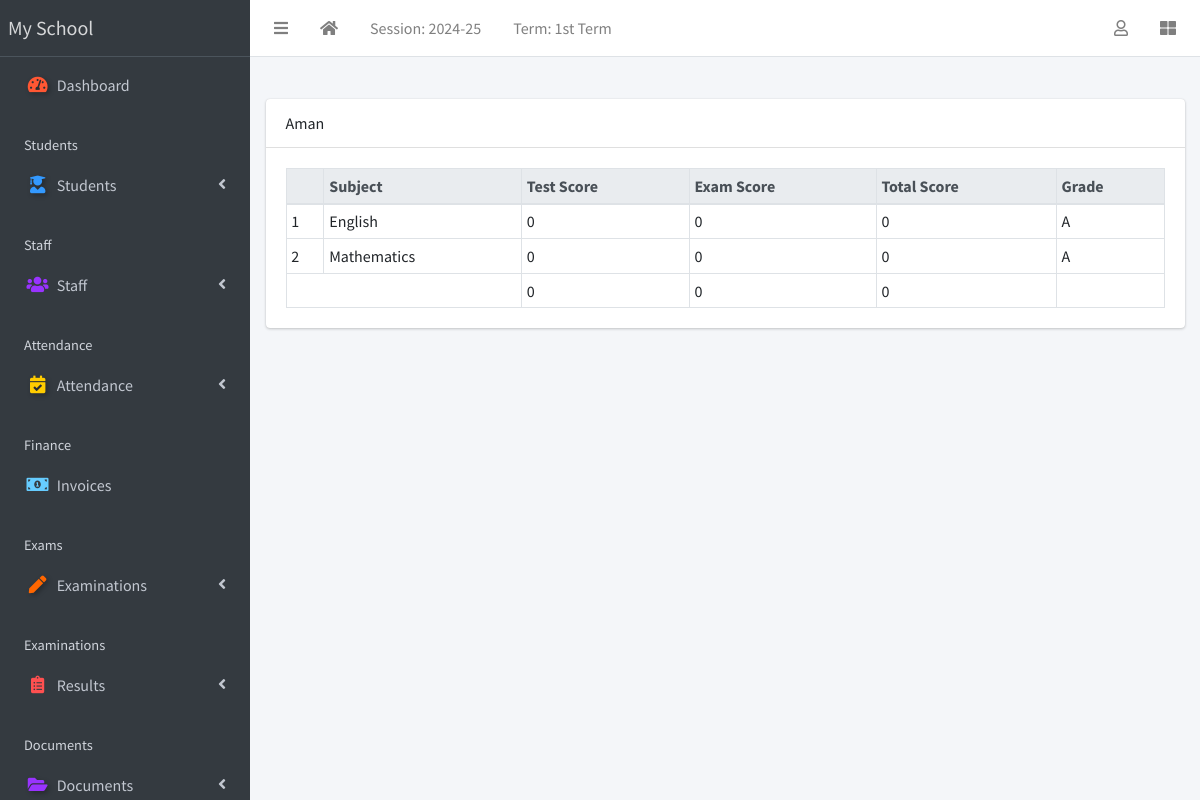
/result/view/all (signed in), run on an earlier commit of the app's database.
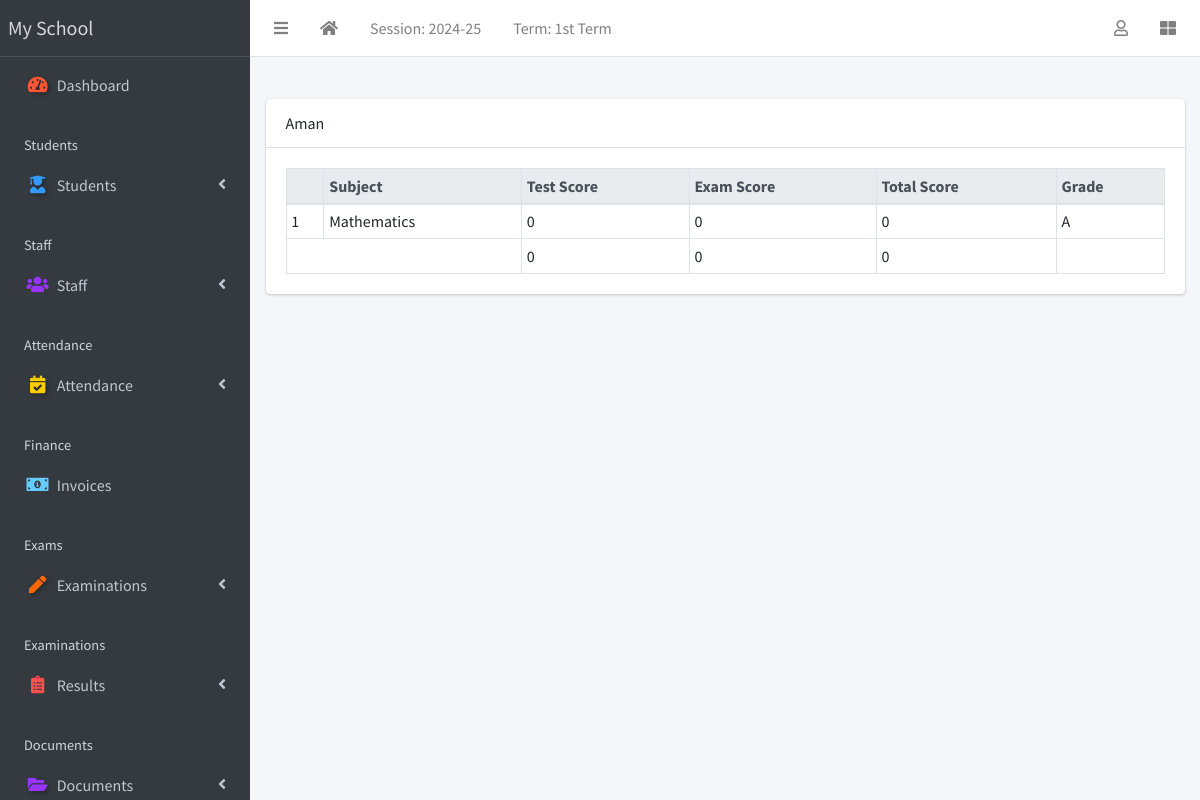
And on a later commit of the database.
### apps/students/models.py (models this page shows, shortened)
class Student(models.Model):
    STATUS_CHOICES = [("active", "Active"), ("inactive", "Inactive")]
    GENDER_CHOICES = [("male", "Male"), ("female", "Female")]
    category = [("N/A", "N/A"),("Gen", "Gen"), ("OBC", "OBC"), ("SC/ST", "SC/ST"), ("Other", "Other")]
    current_status = models.CharField(
        max_length=10, choices=STATUS_CHOICES, default="active"
    )
    registration_number = models.CharField(max_length=200, unique=True)
    fullname = models.CharField(max_length=200)
    gender = models.CharField(max_length=10, choices=GENDER_CHOICES, default="male")
    category = models.CharField(max_length=10, choices=category, default="N/A")
    aadhar_validator = RegexValidator(
    regex=r'^\d{12}$',
    message="Aadhaar number must be exactly 12 digits.",
    code='invalid_aadhar'
    )
    aadhar = models.CharField(validators=[aadhar_validator], max_length=12, blank=True)
    date_of_birth = models.DateField(default=timezone.now)
    current_class = models.ForeignKey(
        StudentClass, on_delete=models.SET_NULL, blank=True, null=True
    )
    date_of_admission = models.DateField(default=timezone.now)
    mobile_num_regex = RegexValidator(
        regex="^[0-9]{10,15}$", message="Entered mobile number isn't in a right format!"
    )
    mobile_number = models.CharField(
        validators=[mobile_num_regex], max_length=13, blank=True
    )
    Father_name = models.CharField(max_length=255, null=False, blank=False)
    Father_mobile_number = models.CharField( validators=[mobile_num_regex] ,max_length=15, default="0000000000")
    Father_aadhar = models.CharField(validators=[aadhar_validator], max_length=12, blank=True)
    Mother_name = models.CharField(max_length=255, null=True, blank=True)
    address = models.TextField(blank=True)
    others = models.TextField(blank=True)
    passport = models.ImageField(blank=True, upload_to="students/passports/")
    def registration_number(self):
      if self.date_of_admission:
        year_suffix = str(self.date_of_admission.year)[-2:]  # Extract last 2 digits of year
      else:
        year_suffix = "25"  # Default if date_of_admission is missing
      unique_number = str(random.randint(1000, 9999))
      return f"{year_suffix}{self.current_class}{unique_number}"
    class Meta:
        ordering = ["fullname",]
    def __str__(self):
        return f"{self.fullname} "

### apps/result/models.py (models this page shows, shortened)
class Result(models.Model):
    student = models.ForeignKey(Student, on_delete=models.CASCADE)
    session = models.ForeignKey(AcademicSession, on_delete=models.CASCADE)
    term = models.ForeignKey(AcademicTerm, on_delete=models.CASCADE)
    current_class = models.ForeignKey(StudentClass, on_delete=models.CASCADE)
    subject = models.ForeignKey(Subject, on_delete=models.CASCADE)
    test_score = models.IntegerField(default=0)
    exam_score = models.IntegerField(default=0)
    class Meta:
        ordering = ["subject"]
    def total_score(self):
        return self.test_score + self.exam_score
    def grade(self):
        return score_grade(self.total_score())

### apps/corecode/models.py (models this page shows)
class Subject(models.Model):
    name = models.CharField(max_length=200, unique=True)
    class Meta:
        ordering = ["name"]
    def __str__(self):
        return self.name

### apps/result/views.py (the view)
# urls.py: path("view/all", ResultListView.as_view(), name="view-results"),
class ResultListView(LoginRequiredMixin, View):
    def get(self, request, *args, **kwargs):
        results = Result.objects.filter(
            session=request.current_session, term=request.current_term
        )
        bulk = {}
        for result in results:
            test_total = 0
            exam_total = 0
            subjects = []
            for subject in results:
                if subject.student == result.student:
                    subjects.append(subject)
                    test_total += subject.test_score
                    exam_total += subject.exam_score
            bulk[result.student.id] = {
                "student": result.student,
                "subjects": subjects,
                "test_total": test_total,
                "exam_total": exam_total,
                "total_total": test_total + exam_total,
            }
        context = {"results": bulk}
        return render(request, "result/all_results.html", context)

### apps/corecode/context_processors.py (called while the page is built)
def site_defaults(request):
    current_session = AcademicSession.objects.get(current=True)
    current_term = AcademicTerm.objects.get(current=True)
    vals = SiteConfig.objects.all()
    contexts = {
        "current_session": current_session.name,
        "current_term": current_term.name,
    }
    for val in vals:
        contexts[val.key] = val.value
    return contexts

### apps/result/utils.py (called while the page is built)
def score_grade(score):
    if score <= 10:
        return "A"

### apps/result/templates/result/all_results.html
{% extends 'base.html' %}
{% block fullcard %}
  {% for key, result in results.items %}
    <div class="card">
      <div class="card-header">
        {{result.student}}
      </div>
      <div class="card-body">
        <table class="table table-bordered table-sm">
          <thead class="thead-light">
            <tr>
              <th></th>
              <th>Subject</th>
              <th>Test Score</th>
              <th>Exam Score</th>
              <th>Total Score</th>
              <th>Grade</th>
            </tr>
          </thead>
          <tbody>
            {% for subject in result.subjects %}
              <tr>
                <td>{{ forloop.counter }}</td>
                <td>{{ subject.subject }}</td>
                <td>{{ subject.test_score }}</td>
                <td>{{ subject.exam_score }}</td>
                <td>{{ subject.total_score }}</td>
                <td>{{ subject.grade }}</td>
              </tr>
            {% endfor %}
          </tbody>
          <tfoot>
            <tr>
              <td colspan="2"></td>
              <td>{{ result.test_total }}</td>
              <td>{{ result.exam_total }}</td>
              <td>{{ result.total_total }}</td>
              <td></td>
            </tr>
          </tfoot>
        </table>
      </div>
    </div>
  {% endfor %}
{% endblock fullcard %}

What changed in the data, as far as the page shows it:
removed Result: subject "English", test_score "0", exam_score "0", total_score "0", grade "A"
